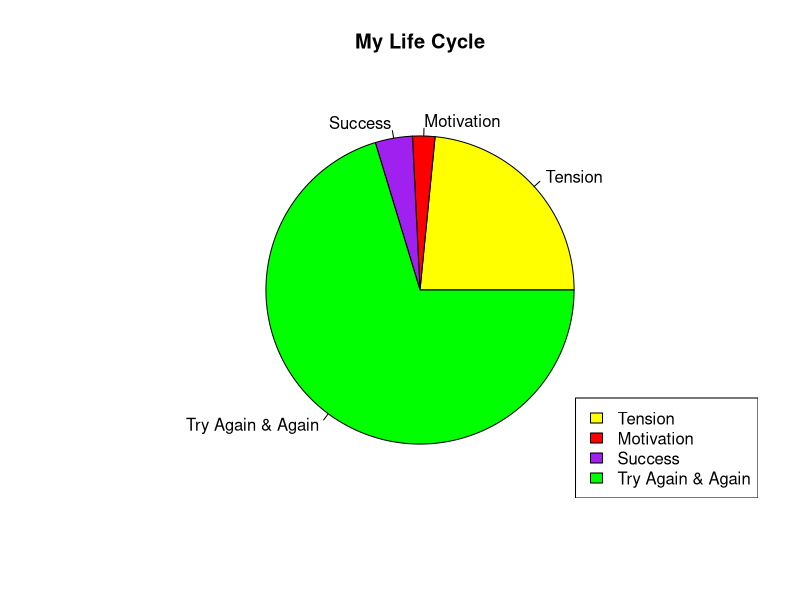

The R source for this figure:
#var = readline(prompt="Enter the any number: ");
#var = as.integer(var);
#rint(var);
#c = cars[1:5,]
#print(c)
x <- c(30,3,5,90)
mylabel <- c("Tension", "Motivation", "Success", "Try Again & Again")
colors <- c("yellow","red", "purple","green")
pie(x, label = mylabel, main="My Life Cycle", col = colors)
legend("bottomright",mylabel,fill = colors)
#barplot(x, label = mylabel, main="Fruits List", col = colors)

